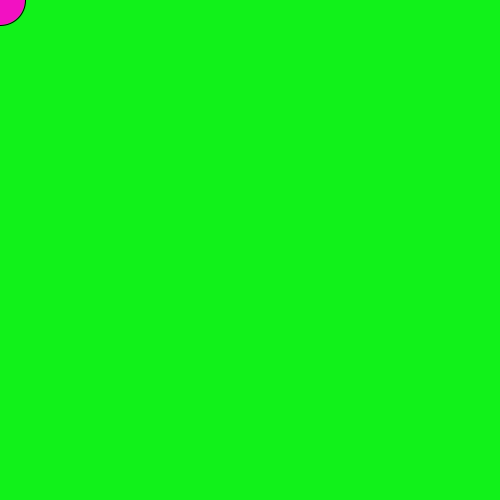
Frame 1 (no input)
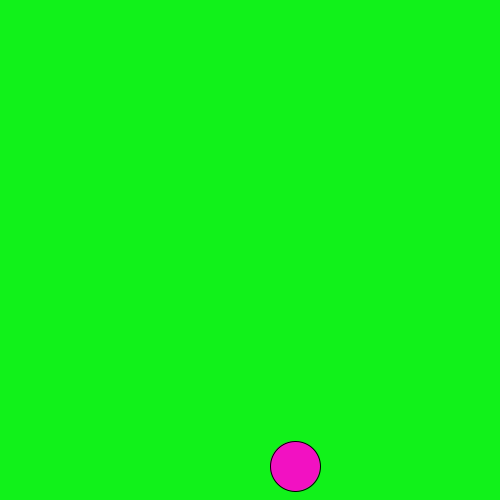
Frame 60 (the mouse pressed at the canvas centre just before this capture)
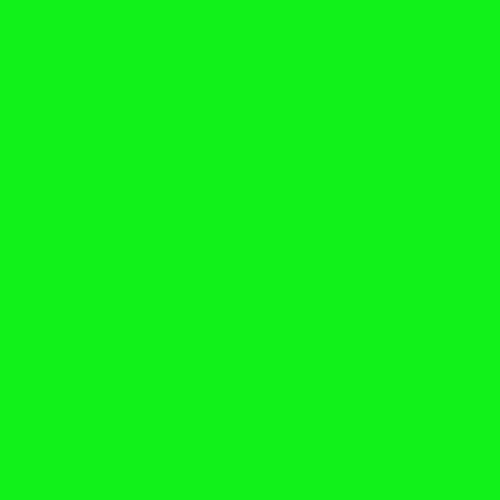
Frame 120 (the mouse held since frame 60 and released just before this capture)

The Processing sketch that drew these frames (run headless with seeded random() and noise(); from frame 60 on, the mouse is pressed at the canvas centre):

// Processing sketch: ballgrav2
// ── ballgrav2.pde
float x;
float ballSize = 40;
float y;
float yspeed = 5, xspeed = 5;
float gravity = 0.1;
float braking = 0.09;


void setup() {
  size(500, 500);
}
 
void draw() {
  background(#11F21A);
  fill(#F211C2);
  ellipse(x, y, 50, 50);
  if(y>height) {
    yspeed = yspeed*-1;
  }else if (y+ ballSize/2==0){
    yspeed = yspeed * -1;
  }
    x = x + xspeed;
    y = y+yspeed;
    yspeed = yspeed+gravity;
  
 if (y + ballSize/2 > height) {
   yspeed *= -(1- braking);
   y = height - ballSize/2; 
 
 
 if (x + ballSize >= width) {
   xspeed *= -(1-braking);
   x = width - ballSize/2;
 }else if (x - ballSize/2 <= 0) {
   xspeed *= -(1-braking);
   x = ballSize/2;
 }

 }
}
 

    



// ── ultraclassy.pde
class Ball {
  PVector location, velocity;
  int ballSize = 40;
  float gravity = 0.1;
  float braking = 0.1;

  Ball(float inX, float inY, float inVelX, float inVelY) {
    location = new PVector(inX, inY);
    velocity = new PVector(inVelX, inVelY);
  }

  void update() {
    move();

    if (shouldBounceX()) {
      bounceX();
    }
    if (shouldBounceY()) {
      bounceY();
    }

    draw();
  }

  void move() {
    location.add(velocity);
    velocity.y += gravity;
  }

  boolean shouldBounceX() {
    return ( (location.x > width) || (location.x<0));
  }

  boolean shouldBounceY() {
    return ((location.y > height) || (location.y < 0));
  }

  void bounceX() {
    velocity.x = velocity.x*-1;

    if (location.x <0) {
      location.x = 0;
    } else if (location.x > width) {
      location.x = width;
    }
  }

  void bounceY() {
    velocity.y*=-(1-braking);
    location.y = height- ballSize/2;
  }

  void draw() {
    fill(216, 7, 21);
    ellipse(location.x, location.y, ballSize, ballSize);

  }
}
